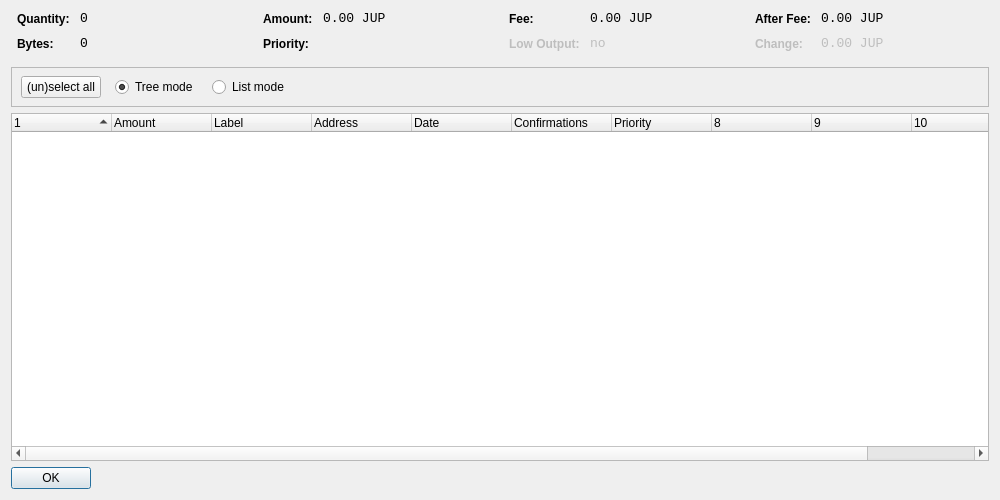
<?xml version="1.0" encoding="UTF-8"?>
<ui version="4.0">
 <class>CoinControlDialog</class>
 <widget class="QDialog" name="CoinControlDialog">
  <property name="geometry">
   <rect>
    <x>0</x>
    <y>0</y>
    <width>1000</width>
    <height>500</height>
   </rect>
  </property>
  <property name="windowTitle">
   <string>Coin Control</string>
  </property>
  <layout class="QVBoxLayout" name="verticalLayout">
   <item>
    <layout class="QHBoxLayout" name="horizontalLayoutTop" stretch="0,0,0,0">
     <property name="topMargin">
      <number>0</number>
     </property>
     <property name="bottomMargin">
      <number>10</number>
     </property>
     <item>
      <layout class="QFormLayout" name="formLayoutCoinControl1">
       <property name="horizontalSpacing">
        <number>10</number>
       </property>
       <property name="verticalSpacing">
        <number>10</number>
       </property>
       <property name="leftMargin">
        <number>6</number>
       </property>
       <property name="rightMargin">
        <number>6</number>
       </property>
       <item row="0" column="0">
        <widget class="QLabel" name="labelCoinControlQuantityText">
         <property name="styleSheet">
          <string notr="true">font-weight:bold;</string>
         </property>
         <property name="text">
          <string>Quantity:</string>
         </property>
        </widget>
       </item>
       <item row="0" column="1">
        <widget class="QLabel" name="labelCoinControlQuantity">
         <property name="font">
          <font>
           <family>Monospace</family>
           <pointsize>10</pointsize>
          </font>
         </property>
         <property name="cursor">
          <cursorShape>IBeamCursor</cursorShape>
         </property>
         <property name="contextMenuPolicy">
          <enum>Qt::ActionsContextMenu</enum>
         </property>
         <property name="text">
          <string notr="true">0</string>
         </property>
         <property name="textInteractionFlags">
          <set>Qt::LinksAccessibleByMouse|Qt::TextSelectableByKeyboard|Qt::TextSelectableByMouse</set>
         </property>
        </widget>
       </item>
       <item row="1" column="0">
        <widget class="QLabel" name="labelCoinControlBytesText">
         <property name="styleSheet">
          <string notr="true">font-weight:bold;</string>
         </property>
         <property name="text">
          <string>Bytes:</string>
         </property>
        </widget>
       </item>
       <item row="1" column="1">
        <widget class="QLabel" name="labelCoinControlBytes">
         <property name="font">
          <font>
           <family>Monospace</family>
           <pointsize>10</pointsize>
          </font>
         </property>
         <property name="cursor">
          <cursorShape>IBeamCursor</cursorShape>
         </property>
         <property name="contextMenuPolicy">
          <enum>Qt::ActionsContextMenu</enum>
         </property>
         <property name="text">
          <string notr="true">0</string>
         </property>
         <property name="textInteractionFlags">
          <set>Qt::LinksAccessibleByMouse|Qt::TextSelectableByKeyboard|Qt::TextSelectableByMouse</set>
         </property>
        </widget>
       </item>
      </layout>
     </item>
     <item>
      <layout class="QFormLayout" name="formLayoutCoinControl2">
       <property name="horizontalSpacing">
        <number>10</number>
       </property>
       <property name="verticalSpacing">
        <number>10</number>
       </property>
       <property name="leftMargin">
        <number>6</number>
       </property>
       <property name="rightMargin">
        <number>6</number>
       </property>
       <item row="0" column="0">
        <widget class="QLabel" name="labelCoinControlAmountText">
         <property name="styleSheet">
          <string notr="true">font-weight:bold;</string>
         </property>
         <property name="text">
          <string>Amount:</string>
         </property>
        </widget>
       </item>
       <item row="0" column="1">
        <widget class="QLabel" name="labelCoinControlAmount">
         <property name="font">
          <font>
           <family>Monospace</family>
           <pointsize>10</pointsize>
          </font>
         </property>
         <property name="cursor">
          <cursorShape>IBeamCursor</cursorShape>
         </property>
         <property name="contextMenuPolicy">
          <enum>Qt::ActionsContextMenu</enum>
         </property>
         <property name="text">
          <string notr="true">0.00 JUP</string>
         </property>
         <property name="textInteractionFlags">
          <set>Qt::LinksAccessibleByMouse|Qt::TextSelectableByKeyboard|Qt::TextSelectableByMouse</set>
         </property>
        </widget>
       </item>
       <item row="1" column="0">
        <widget class="QLabel" name="labelCoinControlPriorityText">
         <property name="styleSheet">
          <string notr="true">font-weight:bold;</string>
         </property>
         <property name="text">
          <string>Priority:</string>
         </property>
        </widget>
       </item>
       <item row="1" column="1">
        <widget class="QLabel" name="labelCoinControlPriority">
         <property name="font">
          <font>
           <family>Monospace</family>
           <pointsize>10</pointsize>
          </font>
         </property>
         <property name="cursor">
          <cursorShape>IBeamCursor</cursorShape>
         </property>
         <property name="contextMenuPolicy">
          <enum>Qt::ActionsContextMenu</enum>
         </property>
         <property name="text">
          <string/>
         </property>
         <property name="textInteractionFlags">
          <set>Qt::LinksAccessibleByMouse|Qt::TextSelectableByKeyboard|Qt::TextSelectableByMouse</set>
         </property>
        </widget>
       </item>
      </layout>
     </item>
     <item>
      <layout class="QFormLayout" name="formLayoutCoinControl3">
       <property name="horizontalSpacing">
        <number>10</number>
       </property>
       <property name="verticalSpacing">
        <number>10</number>
       </property>
       <property name="leftMargin">
        <number>6</number>
       </property>
       <property name="rightMargin">
        <number>6</number>
       </property>
       <item row="0" column="0">
        <widget class="QLabel" name="labelCoinControlFeeText">
         <property name="styleSheet">
          <string notr="true">font-weight:bold;</string>
         </property>
         <property name="text">
          <string>Fee:</string>
         </property>
        </widget>
       </item>
       <item row="0" column="1">
        <widget class="QLabel" name="labelCoinControlFee">
         <property name="font">
          <font>
           <family>Monospace</family>
           <pointsize>10</pointsize>
          </font>
         </property>
         <property name="cursor">
          <cursorShape>IBeamCursor</cursorShape>
         </property>
         <property name="contextMenuPolicy">
          <enum>Qt::ActionsContextMenu</enum>
         </property>
         <property name="text">
          <string notr="true">0.00 JUP</string>
         </property>
         <property name="textInteractionFlags">
          <set>Qt::LinksAccessibleByMouse|Qt::TextSelectableByKeyboard|Qt::TextSelectableByMouse</set>
         </property>
        </widget>
       </item>
       <item row="1" column="0">
        <widget class="QLabel" name="labelCoinControlLowOutputText">
         <property name="enabled">
          <bool>false</bool>
         </property>
         <property name="styleSheet">
          <string notr="true">font-weight:bold;</string>
         </property>
         <property name="text">
          <string>Low Output:</string>
         </property>
        </widget>
       </item>
       <item row="1" column="1">
        <widget class="QLabel" name="labelCoinControlLowOutput">
         <property name="enabled">
          <bool>false</bool>
         </property>
         <property name="font">
          <font>
           <family>Monospace</family>
           <pointsize>10</pointsize>
          </font>
         </property>
         <property name="cursor">
          <cursorShape>IBeamCursor</cursorShape>
         </property>
         <property name="contextMenuPolicy">
          <enum>Qt::ActionsContextMenu</enum>
         </property>
         <property name="text">
          <string notr="true">no</string>
         </property>
         <property name="textInteractionFlags">
          <set>Qt::LinksAccessibleByMouse|Qt::TextSelectableByKeyboard|Qt::TextSelectableByMouse</set>
         </property>
        </widget>
       </item>
      </layout>
     </item>
     <item>
      <layout class="QFormLayout" name="formLayoutCoinControl4">
       <property name="horizontalSpacing">
        <number>10</number>
       </property>
       <property name="verticalSpacing">
        <number>10</number>
       </property>
       <property name="leftMargin">
        <number>6</number>
       </property>
       <property name="rightMargin">
        <number>6</number>
       </property>
       <item row="0" column="0">
        <widget class="QLabel" name="labelCoinControlAfterFeeText">
         <property name="styleSheet">
          <string notr="true">font-weight:bold;</string>
         </property>
         <property name="text">
          <string>After Fee:</string>
         </property>
        </widget>
       </item>
       <item row="0" column="1">
        <widget class="QLabel" name="labelCoinControlAfterFee">
         <property name="font">
          <font>
           <family>Monospace</family>
           <pointsize>10</pointsize>
          </font>
         </property>
         <property name="cursor">
          <cursorShape>IBeamCursor</cursorShape>
         </property>
         <property name="contextMenuPolicy">
          <enum>Qt::ActionsContextMenu</enum>
         </property>
         <property name="text">
          <string notr="true">0.00 JUP</string>
         </property>
         <property name="textInteractionFlags">
          <set>Qt::LinksAccessibleByMouse|Qt::TextSelectableByKeyboard|Qt::TextSelectableByMouse</set>
         </property>
        </widget>
       </item>
       <item row="1" column="0">
        <widget class="QLabel" name="labelCoinControlChangeText">
         <property name="enabled">
          <bool>false</bool>
         </property>
         <property name="styleSheet">
          <string notr="true">font-weight:bold;</string>
         </property>
         <property name="text">
          <string>Change:</string>
         </property>
        </widget>
       </item>
       <item row="1" column="1">
        <widget class="QLabel" name="labelCoinControlChange">
         <property name="enabled">
          <bool>false</bool>
         </property>
         <property name="font">
          <font>
           <family>Monospace</family>
           <pointsize>10</pointsize>
          </font>
         </property>
         <property name="cursor">
          <cursorShape>IBeamCursor</cursorShape>
         </property>
         <property name="contextMenuPolicy">
          <enum>Qt::ActionsContextMenu</enum>
         </property>
         <property name="text">
          <string notr="true">0.00 JUP</string>
         </property>
         <property name="textInteractionFlags">
          <set>Qt::LinksAccessibleByMouse|Qt::TextSelectableByKeyboard|Qt::TextSelectableByMouse</set>
         </property>
        </widget>
       </item>
      </layout>
     </item>
    </layout>
   </item>
   <item>
    <widget class="QFrame" name="frame">
     <property name="minimumSize">
      <size>
       <width>0</width>
       <height>40</height>
      </size>
     </property>
     <property name="frameShape">
      <enum>QFrame::StyledPanel</enum>
     </property>
     <property name="frameShadow">
      <enum>QFrame::Sunken</enum>
     </property>
     <widget class="QWidget" name="horizontalLayoutWidget">
      <property name="geometry">
       <rect>
        <x>10</x>
        <y>0</y>
        <width>781</width>
        <height>41</height>
       </rect>
      </property>
      <layout class="QHBoxLayout" name="horizontalLayoutPanel" stretch="0,0,0,0,0">
       <property name="spacing">
        <number>14</number>
       </property>
       <item>
        <widget class="QPushButton" name="pushButtonSelectAll">
         <property name="sizePolicy">
          <sizepolicy hsizetype="Maximum" vsizetype="Fixed">
           <horstretch>0</horstretch>
           <verstretch>0</verstretch>
          </sizepolicy>
         </property>
         <property name="text">
          <string>(un)select all</string>
         </property>
        </widget>
       </item>
       <item>
        <widget class="QRadioButton" name="radioTreeMode">
         <property name="sizePolicy">
          <sizepolicy hsizetype="Maximum" vsizetype="Fixed">
           <horstretch>0</horstretch>
           <verstretch>0</verstretch>
          </sizepolicy>
         </property>
         <property name="text">
          <string>Tree mode</string>
         </property>
         <property name="checked">
          <bool>true</bool>
         </property>
        </widget>
       </item>
       <item>
        <widget class="QRadioButton" name="radioListMode">
         <property name="sizePolicy">
          <sizepolicy hsizetype="Maximum" vsizetype="Fixed">
           <horstretch>0</horstretch>
           <verstretch>0</verstretch>
          </sizepolicy>
         </property>
         <property name="text">
          <string>List mode</string>
         </property>
        </widget>
       </item>
       <item>
        <spacer name="horizontalSpacer">
         <property name="orientation">
          <enum>Qt::Horizontal</enum>
         </property>
         <property name="sizeHint" stdset="0">
          <size>
           <width>40</width>
           <height>20</height>
          </size>
         </property>
        </spacer>
       </item>
      </layout>
     </widget>
    </widget>
   </item>
   <item>
    <widget class="CoinControlTreeWidget" name="treeWidget">
     <property name="contextMenuPolicy">
      <enum>Qt::CustomContextMenu</enum>
     </property>
     <property name="sortingEnabled">
      <bool>false</bool>
     </property>
     <property name="columnCount">
      <number>11</number>
     </property>
     <attribute name="headerShowSortIndicator" stdset="0">
      <bool>true</bool>
     </attribute>
     <attribute name="headerStretchLastSection">
      <bool>false</bool>
     </attribute>
     <column>
      <property name="text">
       <string/>
      </property>
     </column>
     <column>
      <property name="text">
       <string>Amount</string>
      </property>
     </column>
     <column>
      <property name="text">
       <string>Label</string>
      </property>
     </column>
     <column>
      <property name="text">
       <string>Address</string>
      </property>
     </column>
     <column>
      <property name="text">
       <string>Date</string>
      </property>
     </column>
     <column>
      <property name="text">
       <string>Confirmations</string>
      </property>
      <property name="toolTip">
       <string>Confirmed</string>
      </property>
     </column>
     <column>
      <property name="text">
       <string>Priority</string>
      </property>
     </column>
     <column>
      <property name="text">
       <string/>
      </property>
     </column>
     <column>
      <property name="text">
       <string/>
      </property>
     </column>
     <column>
      <property name="text">
       <string/>
      </property>
     </column>
     <column>
      <property name="text">
       <string/>
      </property>
     </column>
    </widget>
   </item>
   <item>
    <widget class="QDialogButtonBox" name="buttonBox">
     <property name="sizePolicy">
      <sizepolicy hsizetype="Maximum" vsizetype="Fixed">
       <horstretch>0</horstretch>
       <verstretch>0</verstretch>
      </sizepolicy>
     </property>
     <property name="orientation">
      <enum>Qt::Horizontal</enum>
     </property>
     <property name="standardButtons">
      <set>QDialogButtonBox::Ok</set>
     </property>
    </widget>
   </item>
  </layout>
 </widget>
 <customwidgets>
  <customwidget>
   <class>CoinControlTreeWidget</class>
   <extends>QTreeWidget</extends>
   <header>coincontroltreewidget.h</header>
  </customwidget>
 </customwidgets>
 <resources/>
 <connections/>
</ui>
